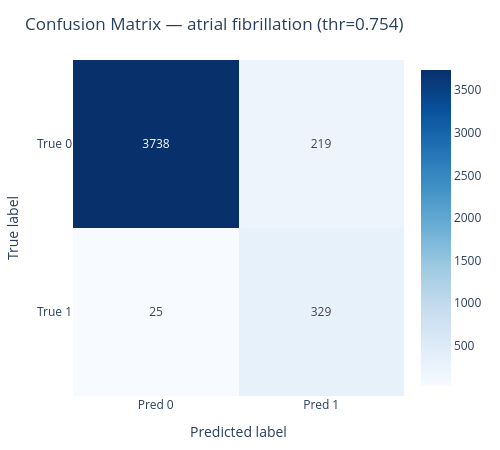

The code cell stored with this chart in its notebook:
### Code cell
target = "atrial fibrillation"  # or  exact suffix; use underscores only if  columns have underscores

y_true_all = df_val[f"y_{target}"].astype(int).values
y_prob_all = df_val[f"p_{target}"].astype(float).values

thr = youden_threshold(y_true_all, y_prob_all)  # or set  own clinical threshold
y_pred_all = (y_prob_all >= thr).astype(int)

cm = confusion_matrix(y_true_all, y_pred_all, labels=[0,1])
fig = plotly_confusion_matrix(cm, title=f"Confusion Matrix — {target} (thr={thr:.3f})", normalize=None)  # or 'true' / 'pred' / 'all'
fig.show()

### Figure 1 — Plotly figure (JSON) as saved in the notebook; plotly's stock layout.template omitted (floating-point values rounded to 4 significant figures)
{"data": [{"colorscale": [[0, "rgb(247,251,255)"], [0.125, "rgb(222,235,247)"], [0.25, "rgb(198,219,239)"], [0.375, "rgb(158,202,225)"], [0.5, "rgb(107,174,214)"], [0.625, "rgb(66,146,198)"], [0.75, "rgb(33,113,181)"], [0.875, "rgb(8,81,156)"], [1, "rgb(8,48,107)"]], "hovertemplate": "True %{y} • %{x}<br>Value: %{z:.3f}<extra></extra>", "showscale": true, "text": [["3738", "219"], ["25", "329"]], "texttemplate": "%{text}", "type": "heatmap", "x": ["Pred 0", "Pred 1"], "y": ["True 0", "True 1"], "z": [[3738.0, 219.0], [25.0, 329.0]]}], "layout": {"height": 450, "margin": {"b": 50, "l": 60, "r": 20, "t": 60}, "title": {"text": "Confusion Matrix — atrial fibrillation (thr=0.754)"}, "width": 500, "xaxis": {"title": {"text": "Predicted label"}}, "yaxis": {"autorange": "reversed", "title": {"text": "True label"}}}}
